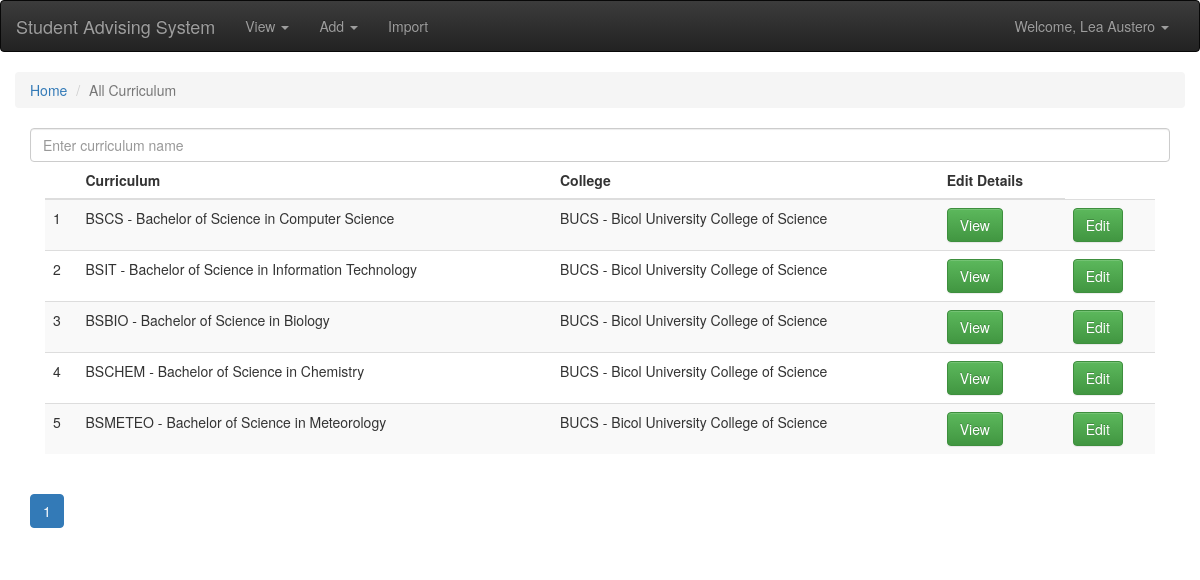
/view/curriculums.php (signed in), run on the app's committed database.
### tables this page shows
CREATE TABLE `account` (
  `account_id` int(255) NOT NULL,
  `account_usern` varchar(11) NOT NULL,
  `account_pass` varchar(255) NOT NULL,
  `acc_fname` varchar(255) NOT NULL,
  `acc_lname` varchar(255) NOT NULL,
  `acc_type_id` int(255) NOT NULL,
  `acc_status` tinyint(2) NOT NULL COMMENT '0 for inactive; 1 for active; 2 for deactivated; 3 for reset'
);

CREATE TABLE `curriculum` (
  `curriculum_id` int(255) NOT NULL,
  `curriculum_name` varchar(255) NOT NULL,
  `college_id` int(11) NOT NULL
);

CREATE TABLE `college` (
  `college_id` int(255) NOT NULL,
  `college_name` varchar(255) NOT NULL
);

### globalincludes/loginauthen.php (called while the page is built, shortened)
<?php
	if(!isset($_SESSION['accid'])){
		switch ($pagelvl) {
			case '1':
				header("Location: login/login.php");
				break;
			case '2':
				header("Location: ../login/login.php");
				break;
			default:
				break;
		}
	}
	else{
		$sql = "SELECT * FROM account,acc_type WHERE account.acc_type_id = acc_type.acc_type_id AND account_id = '".$_SESSION['accid']."'";
		$result = $conn->query($sql);
		$row = $result->fetch_assoc();
		$accfname = $row['acc_fname'];
		$acclname = $row['acc_lname'];
	}
?>

### view/curriculums.php (the view, shortened to what this page needs)
<?php
	include '../backend/connection.php';
	$pagelvl = "2";
	include '../globalincludes/loginauthen.php';
?>
<!DOCTYPE html>
<html>
	<head>
		<link rel="stylesheet" href="../css/bootstrap.min.css">
		<link rel="stylesheet" href="../css/bootstrap-theme.min.css">
	</head>
	<body>
		<?php include '../globalincludes/header.php';?>
		<div class="container-fluid">
			<ol class="breadcrumb">
			  <li><a href="../index.php">Home</a></li>
			  <li class="active">All Curriculum</li>
			</ol>
			<div class="container-fluid">
				<input type="text" class="form-control" name="subjectsearchbar" placeholder="Enter curriculum name" id="searchbar">
				<div class="col-md-12">
					<div class="table-responsive">
						<table class="table table-striped">
							<thead>
								<tr>
									<th>  </th>
									<th>Curriculum</th>
									<th>College</th>
									<th>Edit Details</th>
								</tr>
							</thead>
							<tbody id="tbodyallsub" class="pagina-tbl srch-rslt">
								<?php
									$sql = "SELECT * FROM curriculum,college WHERE curriculum.college_id = college.college_id LIMIT 0,10";
									$result = $conn->query($sql);
									$num = 0;
									while($row = $result->fetch_assoc()){
										$num++;
										echo '
											<tr>
												<td>'.$num.'</td>
												<td>'.$row['curriculum_name'].'</td>
												<td>'.$row['college_name'].'</td>
												<td><a href="curriculumsview.php?currid='.$row['curriculum_id'].'"><button class="btn btn-success">View</button></a></td>
												<td><a href="../edit/curriculum.php?currid='.$row['curriculum_id'].'"><button class="btn btn-success">Edit</button></a></td>
											</tr>
										';
									}
								?>
							</tbody>
						</table>
					</div>
				</div>
				<?php
					$sql = "SELECT COUNT(*) AS TOTAL FROM curriculum,college WHERE curriculum.college_id = college.college_id";
                    $result = $conn->query($sql);
					$row = $result->fetch_assoc();
					$total = $row['TOTAL'];
					$numpages = $total/10;
					$pagenum = 10;
					$pagenumper = 0;
					echo '<input type="number" id="totpages" value="'.$pagenum.'" hidden>
						<nav aria-label="Page Navigation">
                            <ul class="pagination">';
                    for($i=0;$i<$numpages;$i++){
						if($i==0)
							echo '<li class="active" id="page-'.$i.'"><a href="#" onclick="pagination('.$i.',2,0,'.$pagenum.')">'.($i+1).'</a></li>';
						else
							echo '<li class="" id="page-'.$i.'"><a href="#" onclick="pagination('.$i.',2,'.($pagenumper = $pagenumper+$pagenum).','.$pagenum.')">'.($i+1).'</a></li>';
                                    }
				?>
				</nav>
			</div>
		</div>
	</body>
</html>

### globalincludes/header.php (shortened to what this page needs)
<?php
  if(isset($acctyid))
    if($acctyid == 1)
      $superadminpowers = '<li><a href="#" data-toggle="modal" data-target="#superadminpowers">Master Admin Privelleges</a></li>';
    else
      $superadminpowers = "";
    if($pagelvl=='2'){
        echo '
            <nav class="navbar navbar-inverse">
                <div class="container-fluid">
                  <div class="navbar-header">
                      <a class="navbar-brand" href="../index.php">Student Advising System</a>
                  </div>
                  <div class="collapse navbar-collapse" id="bs-example-navbar-collapse-1">
                    <ul class="nav navbar-nav">
                        <li class="dropdown">
                          <a href="#" class="dropdown-toggle" data-toggle="dropdown" role="button" aria-haspopup="true" aria-expanded="false">View <span class="caret"></span></a>
                        </li>
                        <li class="dropdown">
                          <a href="#" class="dropdown-toggle" data-toggle="dropdown" role="button" aria-haspopup="true" aria-expanded="false">Add <span class="caret"></span></a>
                        </li>
                        <li><a href="../import/import.php">Import</a></li>
                      </ul>
                      <ul class="nav navbar-nav navbar-right">
                        <li class="dropdown">
                            <a href="#" class="dropdown-toggle" data-toggle="dropdown" role="button" aria-haspopup="true" aria-expanded="false">Welcome, '.$accfname.' '.$acclname.' <span class="caret"></span></a>
                              '.$superadminpowers.'
                        </li>
                      </ul>
                  </div>
                </div>
            </nav>
            ';
    }
?>

### data on the page
account: acc_fname "Lea", acc_lname "Austero"
curriculum: curriculum_name "BSCS - Bachelor of Science in Computer Science", college.college_name "BUCS - Bicol University College of Science"
curriculum: curriculum_name "BSIT - Bachelor of Science in Information Technology", college.college_name "BUCS - Bicol University College of Science"
curriculum: curriculum_name "BSBIO - Bachelor of Science in Biology", college.college_name "BUCS - Bicol University College of Science"
curriculum: curriculum_name "BSCHEM - Bachelor of Science in Chemistry", college.college_name "BUCS - Bicol University College of Science"
curriculum: curriculum_name "BSMETEO - Bachelor of Science in Meteorology", college.college_name "BUCS - Bicol University College of Science"
